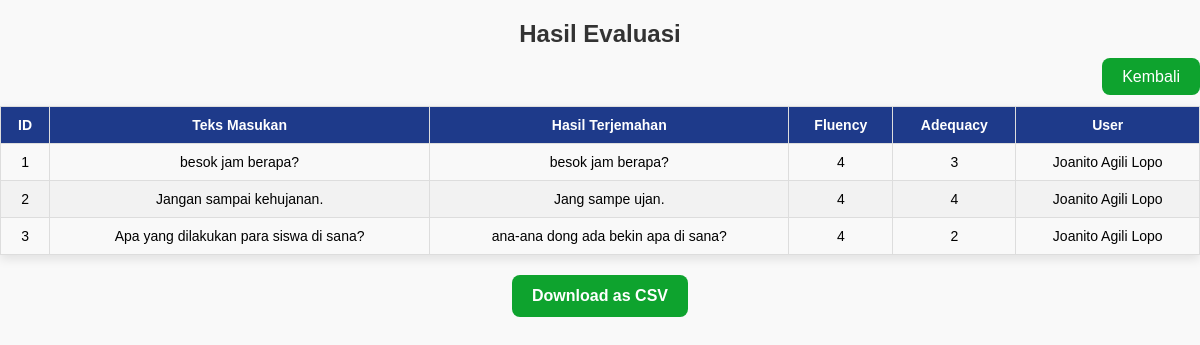
Before: /show_results (signed in) with the older database file.
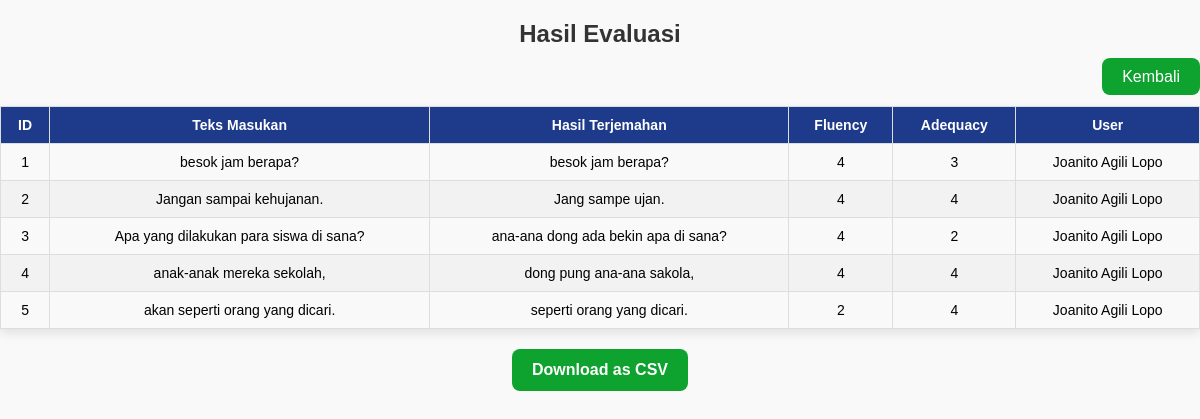
After: the same page with the newer database file.
### models.py (models this page shows, shortened)
class TranslationAnnotation(db.Model):
    id = db.Column(db.Integer, primary_key=True)
    input_text = db.Column(db.String(500), nullable=False)
    translation_text = db.Column(db.String(500), nullable=False)
    fluency = db.Column(db.Integer, nullable=False)
    adequacy = db.Column(db.Integer, nullable=False)
    user_id = db.Column(db.Integer, db.ForeignKey('user.id'), nullable=False)  # Foreign key ke tabel User
    completed = db.Column(db.Boolean, default=False)  # Status anotasi
    user = db.relationship('User', backref='annotations')  # Relasi dengan User

class User(db.Model):
    id = db.Column(db.Integer, primary_key=True, autoincrement=True)
    login = db.Column(db.String(100), nullable=False)
    password = db.Column(db.String(30), nullable=False)
    lastjob = db.Column(db.String(100), nullable=False)
    alamat = db.Column(db.String(100), nullable=False)
    nama = db.Column(db.String(100), nullable=False)
    password_hash = db.Column(db.String(200), nullable=False)
    role = db.Column(db.String(20), default='user')  # Tambahkan kolom role

### app.py (the view)
@app.route('/show_results')
def show_results():
    user_id = session.get('user_id')
    if not user_id:
        return redirect(url_for('login'))
    annotations = TranslationAnnotation.query.filter_by(user_id=user_id).all()
    return render_template('results.html', annotations=annotations)

### app.py (called while the page is built)
@app.context_processor
def utility_processor():
    def find_next_unannotated_index(user_id):
        for i in range(len(data['inputs'])):
            annotated = TranslationAnnotation.query.filter_by(
                input_text=data['inputs'][i],
                translation_text=data['predictions'][i],
                user_id=user_id,
                completed=True
            ).first()
            if not annotated:
                return i
        return None
    return dict(find_next_unannotated_index=find_next_unannotated_index)

def is_admin():
    if 'user_id' in session:
        user = User.query.get(session['user_id'])
        return user and user.role == 'admin'
    return False

@app.context_processor
def inject_functions():
    return dict(is_admin=is_admin)

### templates/results.html (shortened to what this page needs)
<!DOCTYPE html>
<html lang="en">
<head>
    <link rel="stylesheet" href="/static/css/style.css">
</head>
<body>
    <h1>Hasil Evaluasi</h1>
    <div class="back-to-index">
        <a href="{{ url_for('index') }}" class="back-button">Kembali</a>
    </div>
    <table>
        <thead>
            <tr>
                <th>ID</th>
                <th>Teks Masukan</th>
                <th>Hasil Terjemahan</th>
                <th>Fluency</th>
                <th>Adequacy</th>
                <th>User</th>
            </tr>
        </thead>
        <tbody>
            {% for annotation in annotations %}
            <tr>
                <td>{{ annotation.id }}</td>
                <td>{{ annotation.input_text }}</td>
                <td>{{ annotation.translation_text }}</td>
                <td>{{ annotation.fluency }}</td>
                <td>{{ annotation.adequacy }}</td>
                <td>{{ annotation.user.nama }}</td>
            </tr>
            {% endfor %}
        </tbody>
    </table>
    <div style="text-align: center; margin-top: 20px;">
        <a href="{{ url_for('download_csv') }}" class="btn-download">Download as CSV</a>
    </div>
</body>
</html>

### static/css/style.css (style rules this page uses)
body { font-family: Arial, sans-serif; margin: 0; padding: 0; background-color: #f9f9f9; }
a { text-decoration: none; color: inherit; transition: 0.2s; }
h1 { text-align: center; color: #333; margin-top: 20px; }
h1 { text-align: center; margin-top: 20px; }
table { width: 90%; margin: 20px auto; border-collapse: collapse; }
table, th, td { border: 1px solid #ddd; }
th, td { padding: 10px; text-align: center; }
th { background-color: #1E3A8A; color: white; }
.btn-download { display: inline-block; padding: 10px 20px; background-color: #22C55E; color: white; text-decoration: none; border-radius: 5px; font-size: 16px; font-weight: bold; transition: background-color 0.3s ease, transform 0.2s ease; }
.back-to-index { margin-top: 20px; text-align: right; }
.back-button { padding: 10px 20px; background-color: #4CAF50; color: white; text-decoration: none; border-radius: 5px; font-size: 16px; }
h1 { text-align: center; margin: 20px 0; font-size: 24px; color: #333; }
.back-to-index { margin: 10px 0 20px; text-align: right; }
.back-button { text-decoration: none; padding: 10px 20px; color: #ffffff; background-color: #0ea32e; border-radius: 8px; transition: background 0.3s ease, transform 0.2s ease; }
table { width: 100%; border-collapse: collapse; box-shadow: 0px 4px 10px rgba(0, 0, 0, 0.1); }
th, td { padding: 10px; text-align: center; font-size: 14px; }
tbody tr:nth-child(even) { background-color: #f2f2f2; }
.btn-download { display: inline-block; text-decoration: none; padding: 12px 20px; color: #ffffff; background-color: #0ea32e; border-radius: 8px; transition: background 0.3s ease, transform 0.2s ease; }

Changed rows visible on the page:
added TranslationAnnotation: id "4", input_text "anak-anak mereka sekolah,", translation_text "dong pung ana-ana sakola,", fluency "4", adequacy "4", user.nama "Joanito Agili Lopo"
added TranslationAnnotation: id "5", input_text "akan seperti orang yang dicari.", translation_text "seperti orang yang dicari.", fluency "2", adequacy "4", user.nama "Joanito Agili Lopo"
